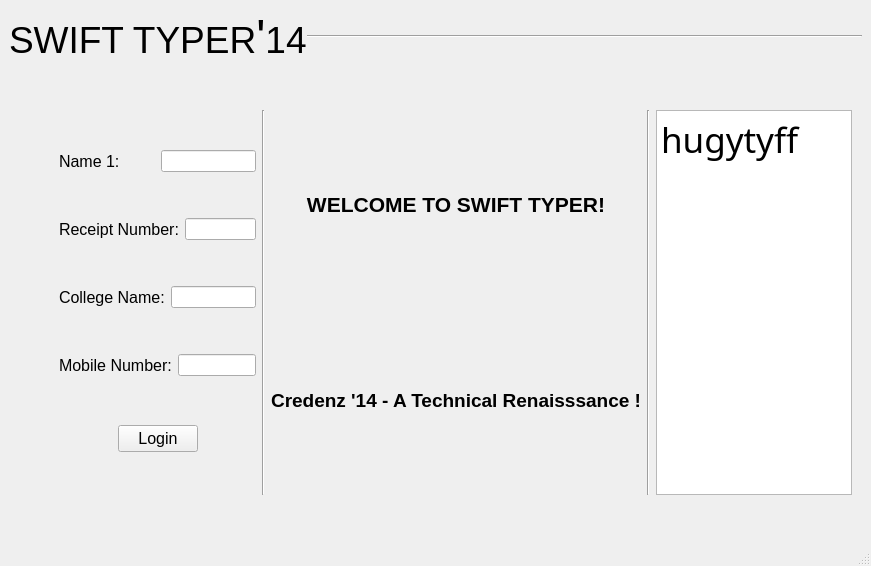
<?xml version="1.0" encoding="UTF-8"?>
<ui version="4.0">
 <class>MainWindow</class>
 <widget class="QMainWindow" name="MainWindow">
  <property name="geometry">
   <rect>
    <x>0</x>
    <y>0</y>
    <width>871</width>
    <height>566</height>
   </rect>
  </property>
  <property name="windowTitle">
   <string>MainWindow</string>
  </property>
  <widget class="QWidget" name="centralwidget">
   <layout class="QHBoxLayout" name="horizontalLayout_18">
    <item>
     <layout class="QHBoxLayout" name="horizontalLayout">
      <item>
       <layout class="QVBoxLayout" name="verticalLayout_2">
        <item>
         <layout class="QHBoxLayout" name="horizontalLayout_9">
          <property name="spacing">
           <number>0</number>
          </property>
          <item>
           <widget class="QLabel" name="label_3">
            <property name="sizePolicy">
             <sizepolicy hsizetype="Fixed" vsizetype="Fixed">
              <horstretch>0</horstretch>
              <verstretch>0</verstretch>
             </sizepolicy>
            </property>
            <property name="text">
             <string>&lt;html&gt;&lt;head/&gt;&lt;body&gt;&lt;p&gt;&lt;span style=&quot; font-size:28pt;&quot;&gt;SWIFT TYPER&lt;/span&gt;&lt;span style=&quot; font-size:36pt;&quot;&gt;'&lt;/span&gt;&lt;span style=&quot; font-size:28pt;&quot;&gt;14&lt;/span&gt;&lt;/p&gt;&lt;/body&gt;&lt;/html&gt;</string>
            </property>
           </widget>
          </item>
          <item>
           <widget class="Line" name="line_3">
            <property name="orientation">
             <enum>Qt::Horizontal</enum>
            </property>
           </widget>
          </item>
         </layout>
        </item>
        <item>
         <layout class="QHBoxLayout" name="horizontalLayout_20">
          <property name="leftMargin">
           <number>50</number>
          </property>
          <property name="topMargin">
           <number>40</number>
          </property>
          <property name="rightMargin">
           <number>10</number>
          </property>
          <property name="bottomMargin">
           <number>40</number>
          </property>
          <item>
           <layout class="QVBoxLayout" name="verticalLayout">
            <item>
             <layout class="QHBoxLayout" name="horizontalLayout_17">
              <item>
               <spacer name="verticalSpacer_6">
                <property name="orientation">
                 <enum>Qt::Vertical</enum>
                </property>
                <property name="sizeType">
                 <enum>QSizePolicy::Ignored</enum>
                </property>
                <property name="sizeHint" stdset="0">
                 <size>
                  <width>20</width>
                  <height>40</height>
                 </size>
                </property>
               </spacer>
              </item>
             </layout>
            </item>
            <item>
             <layout class="QHBoxLayout" name="horizontalLayout_2">
              <item>
               <widget class="QLabel" name="labelName1">
                <property name="font">
                 <font>
                  <family>MS Shell Dlg 2</family>
                  <pointsize>12</pointsize>
                 </font>
                </property>
                <property name="text">
                 <string>Name 1:</string>
                </property>
               </widget>
              </item>
              <item>
               <widget class="QLineEdit" name="name1">
                <property name="sizePolicy">
                 <sizepolicy hsizetype="Ignored" vsizetype="Fixed">
                  <horstretch>0</horstretch>
                  <verstretch>0</verstretch>
                 </sizepolicy>
                </property>
                <property name="text">
                 <string/>
                </property>
               </widget>
              </item>
             </layout>
            </item>
            <item>
             <layout class="QHBoxLayout" name="horizontalLayout_10">
              <item>
               <spacer name="verticalSpacer_2">
                <property name="orientation">
                 <enum>Qt::Vertical</enum>
                </property>
                <property name="sizeType">
                 <enum>QSizePolicy::Ignored</enum>
                </property>
                <property name="sizeHint" stdset="0">
                 <size>
                  <width>20</width>
                  <height>40</height>
                 </size>
                </property>
               </spacer>
              </item>
             </layout>
            </item>
            <item>
             <layout class="QHBoxLayout" name="horizontalLayout_8">
              <item>
               <widget class="QLabel" name="labelReceiptNumber">
                <property name="font">
                 <font>
                  <pointsize>12</pointsize>
                 </font>
                </property>
                <property name="text">
                 <string>Receipt Number:</string>
                </property>
               </widget>
              </item>
              <item>
               <widget class="QLineEdit" name="rno">
                <property name="sizePolicy">
                 <sizepolicy hsizetype="Ignored" vsizetype="Fixed">
                  <horstretch>0</horstretch>
                  <verstretch>0</verstretch>
                 </sizepolicy>
                </property>
               </widget>
              </item>
             </layout>
            </item>
            <item>
             <layout class="QHBoxLayout" name="horizontalLayout_5">
              <item>
               <spacer name="verticalSpacer_3">
                <property name="orientation">
                 <enum>Qt::Vertical</enum>
                </property>
                <property name="sizeType">
                 <enum>QSizePolicy::Ignored</enum>
                </property>
                <property name="sizeHint" stdset="0">
                 <size>
                  <width>20</width>
                  <height>40</height>
                 </size>
                </property>
               </spacer>
              </item>
             </layout>
            </item>
            <item>
             <layout class="QHBoxLayout" name="horizontalLayout_13">
              <item>
               <layout class="QHBoxLayout" name="horizontalLayout_11">
                <item>
                 <widget class="QLabel" name="labelCollegeName">
                  <property name="font">
                   <font>
                    <pointsize>12</pointsize>
                   </font>
                  </property>
                  <property name="text">
                   <string>College Name:</string>
                  </property>
                 </widget>
                </item>
                <item>
                 <widget class="QLineEdit" name="colg">
                  <property name="sizePolicy">
                   <sizepolicy hsizetype="Ignored" vsizetype="Fixed">
                    <horstretch>0</horstretch>
                    <verstretch>0</verstretch>
                   </sizepolicy>
                  </property>
                 </widget>
                </item>
               </layout>
              </item>
             </layout>
            </item>
            <item>
             <layout class="QHBoxLayout" name="horizontalLayout_16">
              <item>
               <spacer name="verticalSpacer_5">
                <property name="orientation">
                 <enum>Qt::Vertical</enum>
                </property>
                <property name="sizeType">
                 <enum>QSizePolicy::Ignored</enum>
                </property>
                <property name="sizeHint" stdset="0">
                 <size>
                  <width>20</width>
                  <height>40</height>
                 </size>
                </property>
               </spacer>
              </item>
             </layout>
            </item>
            <item>
             <layout class="QHBoxLayout" name="horizontalLayout_15">
              <item>
               <layout class="QHBoxLayout" name="horizontalLayout_7">
                <item>
                 <widget class="QLabel" name="labelMobilNumber">
                  <property name="font">
                   <font>
                    <pointsize>12</pointsize>
                   </font>
                  </property>
                  <property name="text">
                   <string>Mobile Number:</string>
                  </property>
                 </widget>
                </item>
                <item>
                 <widget class="QLineEdit" name="mob">
                  <property name="sizePolicy">
                   <sizepolicy hsizetype="Ignored" vsizetype="Fixed">
                    <horstretch>0</horstretch>
                    <verstretch>0</verstretch>
                   </sizepolicy>
                  </property>
                 </widget>
                </item>
               </layout>
              </item>
             </layout>
            </item>
            <item>
             <layout class="QHBoxLayout" name="horizontalLayout_12">
              <item>
               <widget class="QLabel" name="label_9">
                <property name="text">
                 <string/>
                </property>
               </widget>
              </item>
              <item>
               <widget class="QPushButton" name="loginbutton">
                <property name="font">
                 <font>
                  <pointsize>12</pointsize>
                 </font>
                </property>
                <property name="text">
                 <string>Login</string>
                </property>
               </widget>
              </item>
              <item>
               <widget class="QLabel" name="label_8">
                <property name="text">
                 <string/>
                </property>
               </widget>
              </item>
             </layout>
            </item>
           </layout>
          </item>
          <item>
           <widget class="Line" name="line_2">
            <property name="orientation">
             <enum>Qt::Vertical</enum>
            </property>
           </widget>
          </item>
          <item>
           <layout class="QVBoxLayout" name="verticalLayout_5">
            <item>
             <widget class="QLabel" name="label_2">
              <property name="font">
               <font>
                <pointsize>16</pointsize>
                <weight>75</weight>
                <bold>true</bold>
               </font>
              </property>
              <property name="text">
               <string>&lt;html&gt;&lt;head/&gt;&lt;body&gt;&lt;p&gt;WELCOME TO SWIFT TYPER!&lt;/p&gt;&lt;/body&gt;&lt;/html&gt;</string>
              </property>
              <property name="alignment">
               <set>Qt::AlignCenter</set>
              </property>
             </widget>
            </item>
            <item>
             <widget class="QLabel" name="label_5">
              <property name="font">
               <font>
                <pointsize>14</pointsize>
                <weight>75</weight>
                <bold>true</bold>
               </font>
              </property>
              <property name="text">
               <string>&lt;html&gt;&lt;head/&gt;&lt;body&gt;&lt;p&gt;Credenz '14 - A Technical Renaisssance !&lt;/p&gt;&lt;/body&gt;&lt;/html&gt;</string>
              </property>
              <property name="alignment">
               <set>Qt::AlignCenter</set>
              </property>
             </widget>
            </item>
           </layout>
          </item>
          <item>
           <widget class="Line" name="line">
            <property name="orientation">
             <enum>Qt::Vertical</enum>
            </property>
           </widget>
          </item>
          <item>
           <layout class="QVBoxLayout" name="verticalLayout_4">
            <item>
             <widget class="QTextBrowser" name="textBrowser">
              <property name="sizePolicy">
               <sizepolicy hsizetype="Ignored" vsizetype="Ignored">
                <horstretch>0</horstretch>
                <verstretch>0</verstretch>
               </sizepolicy>
              </property>
              <property name="font">
               <font>
                <family>Segoe Script</family>
                <pointsize>26</pointsize>
                <weight>50</weight>
                <italic>false</italic>
                <bold>false</bold>
               </font>
              </property>
              <property name="whatsThis">
               <string>&lt;html&gt;&lt;head/&gt;&lt;body&gt;&lt;p&gt;jhgyu&lt;/p&gt;&lt;p&gt;&lt;br/&gt;&lt;/p&gt;&lt;/body&gt;&lt;/html&gt;</string>
              </property>
              <property name="styleSheet">
               <string notr="true">font: 26pt &quot;Segoe Script&quot;;</string>
              </property>
              <property name="html">
               <string>&lt;!DOCTYPE HTML PUBLIC &quot;-//W3C//DTD HTML 4.0//EN&quot; &quot;http://www.w3.org/TR/REC-html40/strict.dtd&quot;&gt;
&lt;html&gt;&lt;head&gt;&lt;meta name=&quot;qrichtext&quot; content=&quot;1&quot; /&gt;&lt;style type=&quot;text/css&quot;&gt;
p, li { white-space: pre-wrap; }
&lt;/style&gt;&lt;/head&gt;&lt;body style=&quot; font-family:'Segoe Script'; font-size:26pt; font-weight:400; font-style:normal;&quot;&gt;
&lt;p style=&quot; margin-top:0px; margin-bottom:0px; margin-left:0px; margin-right:0px; -qt-block-indent:0; text-indent:0px;&quot;&gt;hugytyff&lt;/p&gt;&lt;/body&gt;&lt;/html&gt;</string>
              </property>
             </widget>
            </item>
           </layout>
          </item>
         </layout>
        </item>
       </layout>
      </item>
     </layout>
    </item>
   </layout>
  </widget>
  <widget class="QMenuBar" name="menubar">
   <property name="geometry">
    <rect>
     <x>0</x>
     <y>0</y>
     <width>871</width>
     <height>21</height>
    </rect>
   </property>
  </widget>
  <widget class="QStatusBar" name="statusbar"/>
 </widget>
 <resources/>
 <connections/>
</ui>
